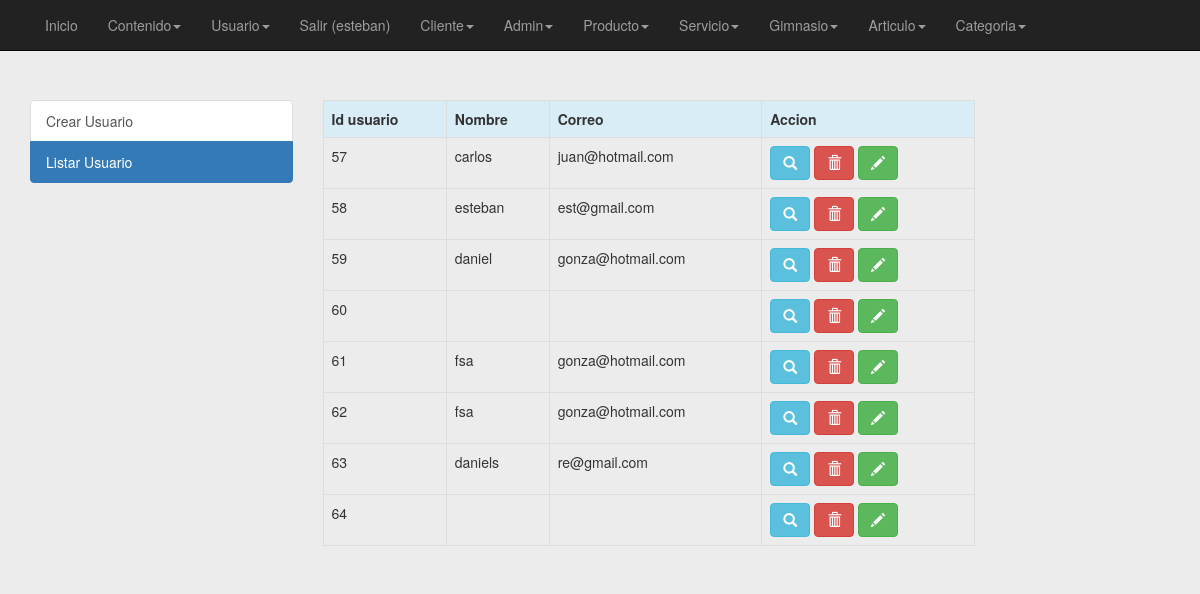
Page /index.php?controller=Usuario&action=admin (signed in) on the committed database.
### tables this page shows
CREATE TABLE IF NOT EXISTS `usuario` (
  `id_usuario` int(11) NOT NULL,
  `nombre` varchar(60) NOT NULL,
  `email` varchar(50) NOT NULL,
  `contrasenna` varchar(30) NOT NULL,
  `tipousuario` varchar(40) NOT NULL,
  `fecha_registro` date NOT NULL,
  `estado` tinyint(1) NOT NULL
);

### core/ControladorBase.php (called while the page is built, shortened)
<?php
class ControladorBase{
    protected $layout="/cms_layout";
    public function __construct() {
        require_once 'Conectar.php';
        require_once 'EntidadBase.php';
    }
    public function view($vista,$datos=null){
        require_once 'core/AyudaVistas.php';
        $helper=new AyudaVistas();
        require_once 'view/layouts'.$this->layout.'.php';
    }
}

### controller/UsuarioController.php (called while the page is built, shortened)
<?php
class UsuarioController extends ControladorBase {
    public $adapter;
    public function __construct() {
        $this->conectar = new Conectar();
        $this->adapter = $this->conectar->conexion();
    }
    public function admin() {
        $usuario = new Usuario($this->adapter);
        $allusers = $usuario->getAll();
        $this->view("Usuario/admin", array("allusers" => $allusers)
        );
    }
}
?>

### index.php (called while the page is built, shortened)
<?php
require_once 'core/ControladorBase.php';
require_once 'core/ControladorFrontal.func.php';
if(isset($_GET["controller"])){
    $controllerObj=cargarControlador($_GET["controller"]);
}else{
    $controllerObj=cargarControlador(CONTROLADOR_DEFECTO);
}
lanzarAccion($controllerObj);
?>

### core/AyudaVistas.php (called while the page is built)
<?php
class AyudaVistas{
    public function url($controlador=CONTROLADOR_DEFECTO,$accion=ACCION_DEFECTO){
        $urlString="index.php?controller=".$controlador."&action=".$accion;
        return $urlString;
    }
}
?>

### core/Conectar.php (called while the page is built)
<?php
class Conectar{
 private $driver;
 private $host, $user, $pass, $database, $charset;
 public function  __construct(){
    $db_cfg=  require_once 'config/database.php';
    $this-> driver = $db_cfg["driver"];
    $this-> host = $db_cfg["host"];
    $this-> user = $db_cfg["user"];
    $this->pass =$db_cfg["pass"];
    $this->database=$db_cfg["database"];
    $this->charset=$db_cfg["charset"];
}
public function conexion(){
   if ($this->driver=="mysql" || $this->driver==null){
       $con=new mysqli($this->host, $this->user, $this->pass, $this->database);
       $con->query("SET NAMES' ".$this->charset."'");
   }
   return $con;
}
}

### config/database.php (called while the page is built)
<?php
return array(
    "driver"    =>"mysql",
    "host"      =>"localhost",
    "user"      =>"root",
    "pass"      =>"",
    "database"  =>"gym",
    "charset"   =>"utf8"
);
?>

### model/Usuario.php (called while the page is built, shortened)
<?php
class Usuario extends EntidadBase{
    public function __construct($adapter) {
        $table="usuario";
    }
}

### core/EntidadBase.php (called while the page is built, shortened)
<?php
class EntidadBase{
    private $table;
    private $db;
    public function __construct($table, $adapter){
        $this->table=(string) $table;
        $this->db = $adapter;
    }
   public function getAll(){
       $query = $this->db->query("SELECT * FROM $this->table");
       $resultSet=null;
       while ($row=$query->fetch_object()){
           $resultSet[]=$row;
       }
       return $resultSet;
   }
}

### view/Usuario/admin.php (the view, shortened to what this page needs)
<div class="container">
<br>
<div class="row">
<div class="col-md-3">
<ul class="list-group">
  <a href="<?php echo $helper->url("usuario","crearUsuario"); ?>" class="list-group-item "> Crear  Usuario</a>
  <a href="<?php echo $helper->url("usuario","admin"); ?>" class="list-group-item active ">Listar Usuario</a>
</ul>
</div>
<div class="container col-md-7 ">
<div class="table-responsive">
<table class="table tale-striped table-bordered table-hover">
  <tr class="info">
    <th>Id usuario</th>
    <th>Nombre</th>
    <th>Correo</th>
    <th>Accion</th>
  </tr>
        <?php
        foreach ($allusers as $user){?>
  <tr>
    <td><?php  echo $user->id_usuario; echo'<br>';?></td>
    <td><?php  echo $user->nombre; echo '<br>';?></td>
    <td><?php  echo $user->email; echo '<br>';?></td>
    <td>
      <a href="<?php echo $helper->url("usuario","visualizar"); ?>&id_usuario=<?php echo $user->id_usuario; ?>" class="btn btn-info " role="button"><span class="glyphicon glyphicon-search"></span></a>
     <a class="btnEliminarItem btn btn-danger" id="id_usuario-<?php echo $user->id_usuario; ?>" href="#" type="button" data-toggle="modal" data-target="#myModal"><span class="glyphicon glyphicon-trash"></span></a>
      <a href="<?php echo $helper->url("usuario","modificarUsuario"); ?>&id_usuario=<?php echo $user->id_usuario; ?>" class="btn btn-success " role="button"><span class="glyphicon glyphicon-pencil"></span></a>
    </td>
 </tr>
    <?php } ?>

### core/ControladorFrontal.func.php (shortened to what this page needs)
<?php
function cargarAccion($controllerObj,$action){
    $accion=$action;
    if(method_exists($controllerObj, $accion)){
    $controllerObj->$accion();
    } else {
        require_once 'Controller/LoginController.php';
        $loginController= new LoginController();
        $loginController->error(2);
    }
}
function lanzarAccion($controllerObj){
    if(isset($_GET["action"]) && method_exists($controllerObj, $_GET["action"])){
        cargarAccion($controllerObj, $_GET["action"]);
    }else{
        cargarAccion($controllerObj, ACCION_DEFECTO.'&msg=2');
    }
}
?>

### view/layouts/cms_layout.php (shortened to what this page needs)
<!DOCTYPE html>
<html>
    <head>
        <link rel="stylesheet" href="css/bootstrap.min.css">
       <link rel="stylesheet" href="css/stilos.css">
 <link href="css/fileinput.css" media="all" rel="stylesheet" type="text/css">
        <link rel="stylesheet" href="css/validationEngine.jquery.css" type="text/css"/>
        <link rel="stylesheet" href="css/template.css" type="text/css"/>
         </head>
         <body>
             <div class="header">
                 <nav class="navbar navbar-inverse navbar-fixed-top" role="navigation">
   <div class="conteiner">
     <div class="navbar-header">
       <a href="#" class="navbar-brand"></a>
     </div>
     <?php if(isset($_SESSION["fk_id_usuario"])&& $_SESSION["fk_id_usuario"] ==58){
     ?>
     <div class="collapse navbar-collapse " id="navegacion-fm">
       <div class="container">
       <ul class="nav navbar-nav">
            <li class=""><a href="#">Inicio</a></li>
                <li class="dropdown">
                <a href="#" class="dropdown-toggle" data-toggle="dropdown" role="button">
                  Contenido<span class="caret"></span>
                 </a>
                </li>
                <li class="dropdown">
                <a href="#" class="dropdown-toggle" data-toggle="dropdown" role="button">
                  Usuario<span class="caret"></span>
                 </a>
                </li>
                <li role="menu" class="dropdown">
                    <a class="" href="<?php echo $helper->url("login","logout");?>">
                    Salir
                    <?php
                    if(isset($_SESSION["nombre"])){
                    echo "(" . $_SESSION["nombre"] . ")";
                    }
                    ?>
                    </a>
                </li>
              <li class="dropdown">
              <a href="#" class="dropdown-toggle" data-toggle="dropdown" role="button">
                Cliente<span class="caret"></span>
               </a>
              </li>
              <li class="dropdown">
              <a href="#" class="dropdown-toggle" data-toggle="dropdown" role="button">
                Admin<span class="caret"></span>
               </a>
              </li>
              <li class="dropdown">
              <a href="#" class="dropdown-toggle" data-toggle="dropdown" role="button">
                Producto<span class="caret"></span>
               </a>
              </li>
              <li class="dropdown">
              <a href="#" class="dropdown-toggle" data-toggle="dropdown" role="button">
                Servicio<span class="caret"></span>
               </a>
              </li>
              <li class="dropdown">
              <a href="#" class="dropdown-toggle" data-toggle="dropdown" role="button">
                Gimnasio<span class="caret"></span>
               </a>
              </li>
              <li class="dropdown">
              <a href="#" class="dropdown-toggle" data-toggle="dropdown" role="button">
                Articulo<span class="caret"></span>
               </a>
              </li>
              <li class="dropdown">
              <a href="#" class="dropdown-toggle" data-toggle="dropdown" role="button">
                Categoria<span class="caret"></span>
               </a>
              </li>
       </ul>
       <br>
       <br>
         </div>
         <?php
     }?>
     </div>
   </div>
  </nav>
  <br>
  <br>
  <br>
  <br>
</div>
             <?php require_once 'view/' .$vista .'.php';?>
         </body>
</html>

### css/template.css (style rules this page uses)
body { background: #ececec; }

### rows in the picture
usuario: id_usuario "57", nombre "carlos", email "juan@hotmail.com"
usuario: id_usuario "58", nombre "esteban", email "est@gmail.com"
usuario: id_usuario "59", nombre "daniel", email "gonza@hotmail.com"
usuario: id_usuario "60"
usuario: id_usuario "61", nombre "fsa", email "gonza@hotmail.com"
usuario: id_usuario "62", nombre "fsa", email "gonza@hotmail.com"
usuario: id_usuario "63", nombre "daniels", email "re@gmail.com"
usuario: id_usuario "64"

### other values in the picture
$_SESSION["nombre"] "esteban"
